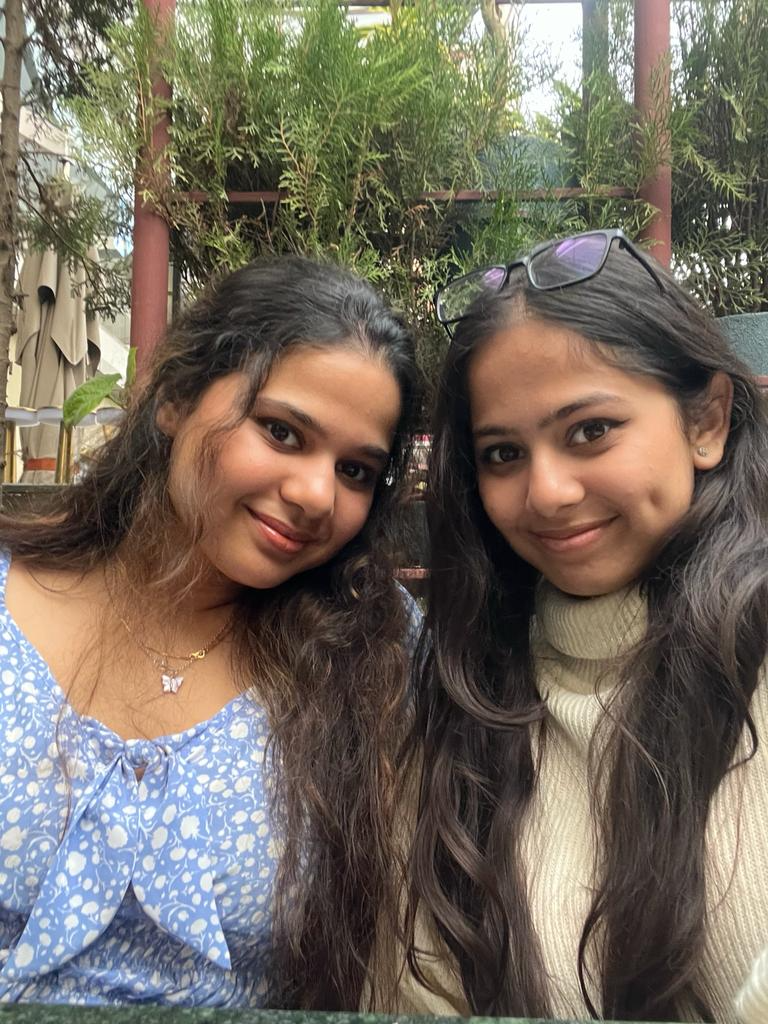
#> input picture Create Instagram Filters/Twin2.png, 768 x 1024 px
$ jupyter execute --allow-errors 'Merging Images with OpenCV.ipynb'
#> lines starting #> are read from the running program, lines starting #| are printed output that depends on the picture
[cell 1]
import cv2 as cv
import numpy as np
import matplotlib.pyplot as plt

[cell 2]
def merge(foreground_path,background_path,a,b):
#> called with foreground_path = 'Twin2.png', background_path = 'Gradient.png', a = 0.7, b = 0.3
    background = []
    img        = cv.imread(foreground_path)
#> img is the input picture: shape (1024, 768, 3); mean B, G, R 94.8, 107, 116.2
    background = cv.imread(background_path)
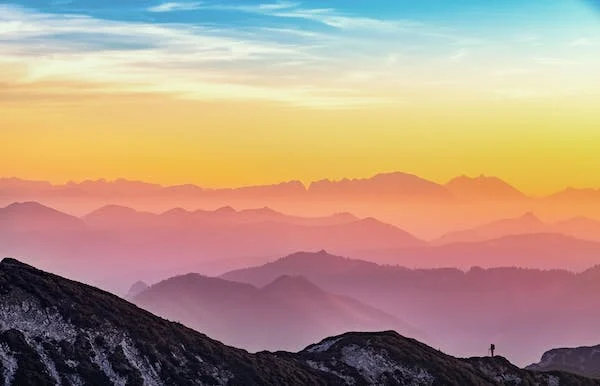
#> input picture Create Instagram Filters/Gradient.png, 600 x 386 px
#> background is the input picture: shape (386, 600, 3); mean B, G, R 131.9, 152.5, 180.5

    #background = cv.flip(background,0)

    # Changing the shape of background to that of img
    background = cv.resize(background,(img.shape[1],img.shape[0]))
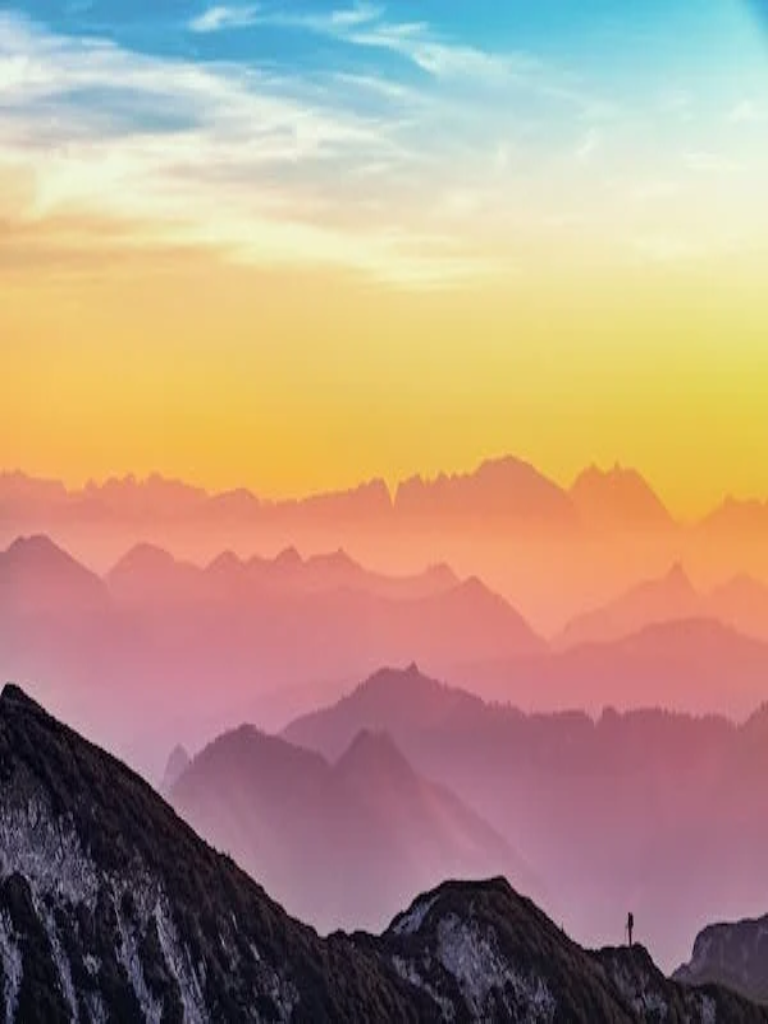
#> background: shape (1024, 768, 3); mean B, G, R 131.8, 152.4, 180.4

    final = cv.addWeighted(img,a,background,b,0)
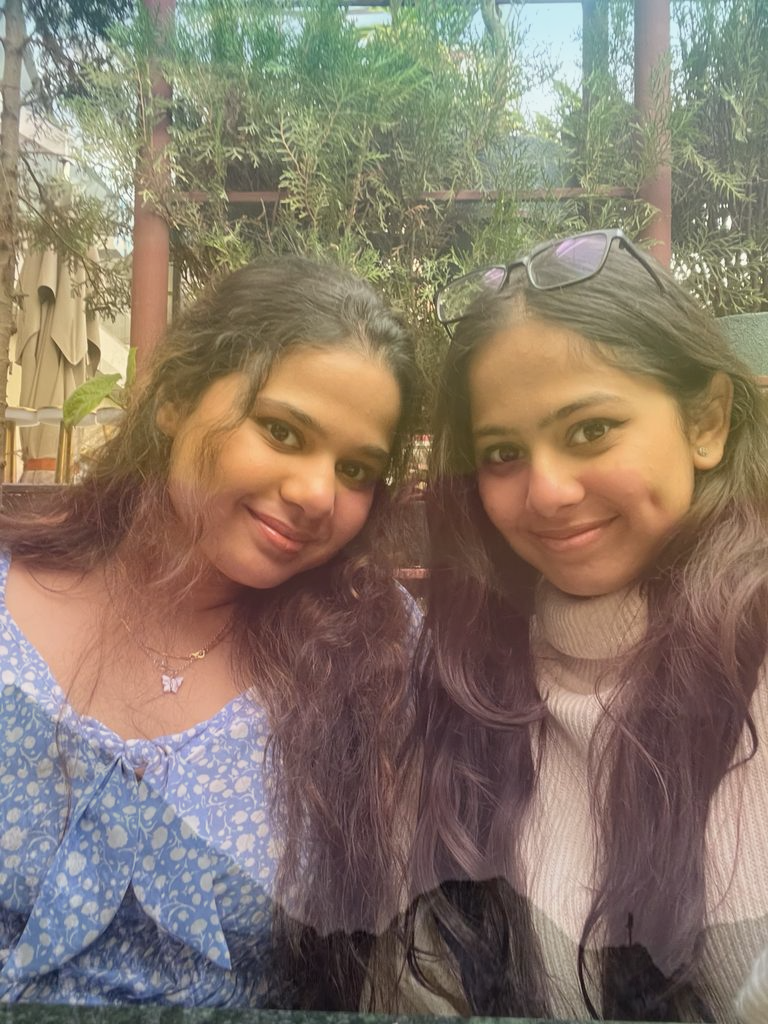
#> final: shape (1024, 768, 3); mean B, G, R 105.9, 120.7, 135.4

    cv.imshow('Original',img)
    cv.waitKey(0)

    cv.imshow('Processed',final)
    cv.waitKey(0)
